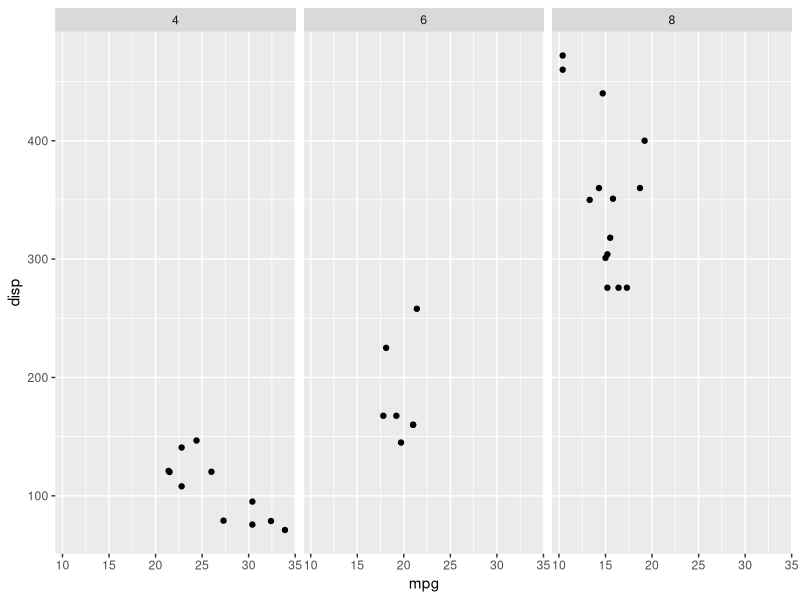
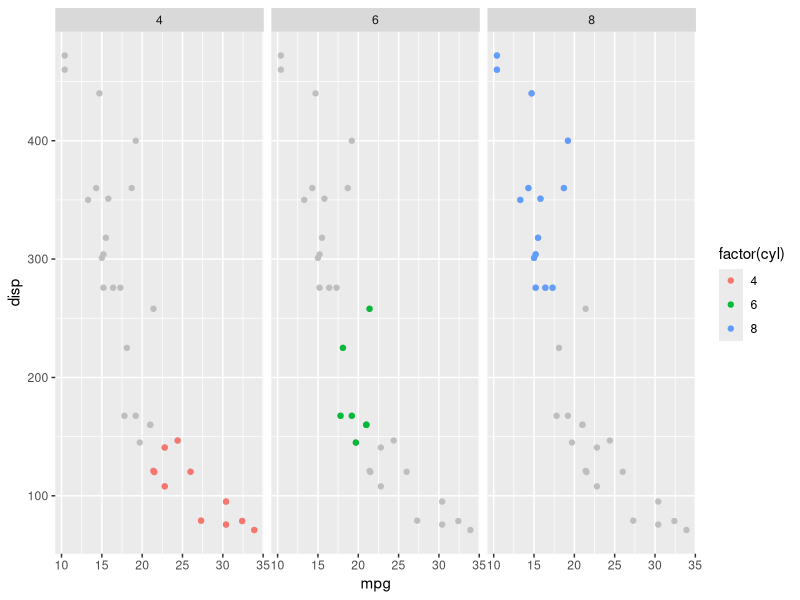
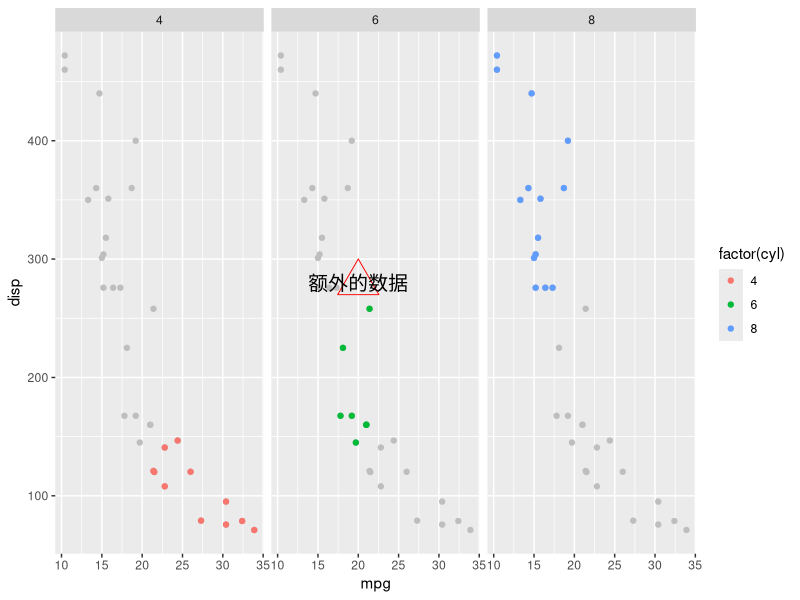
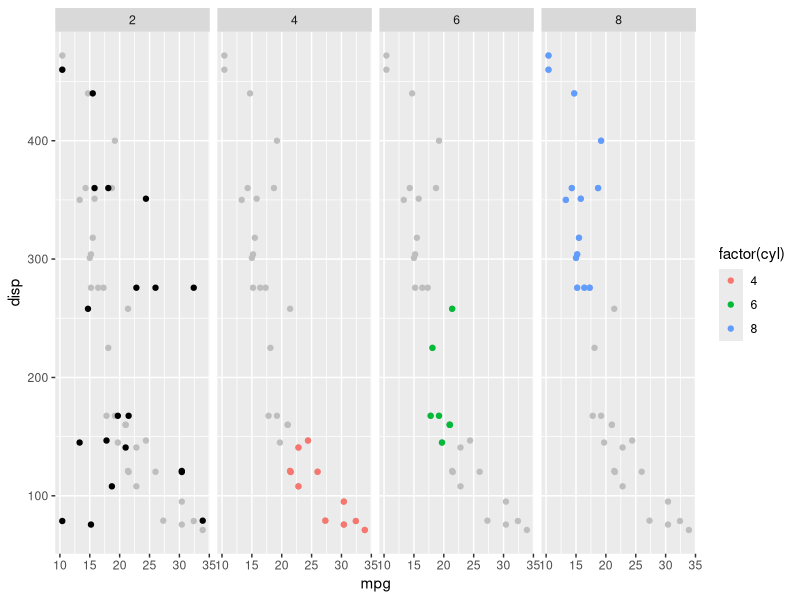
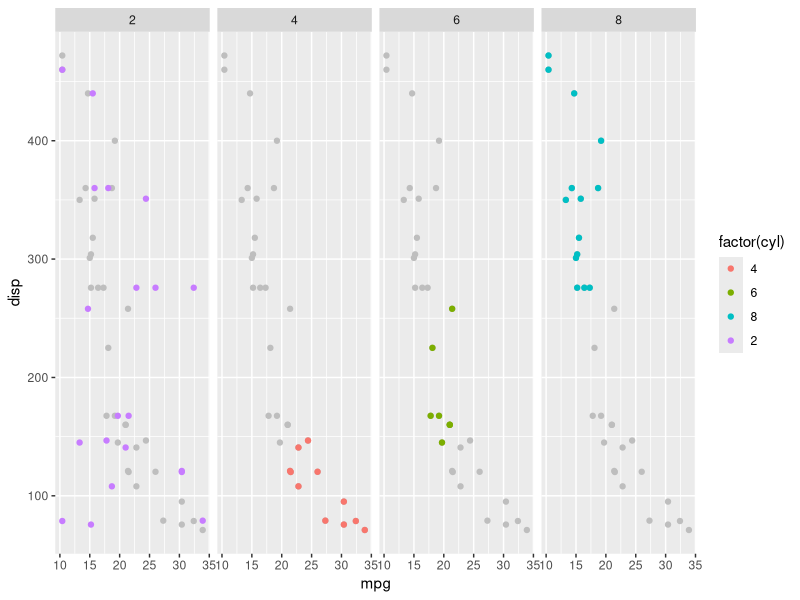
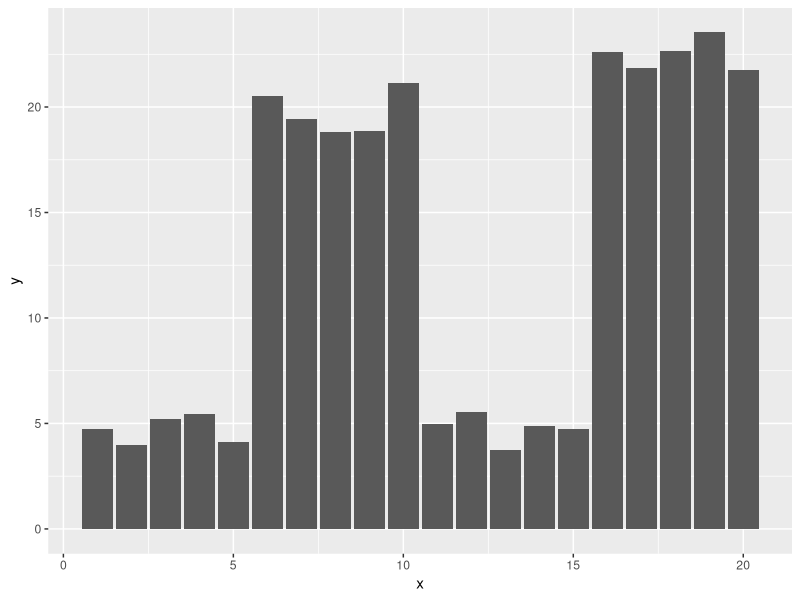
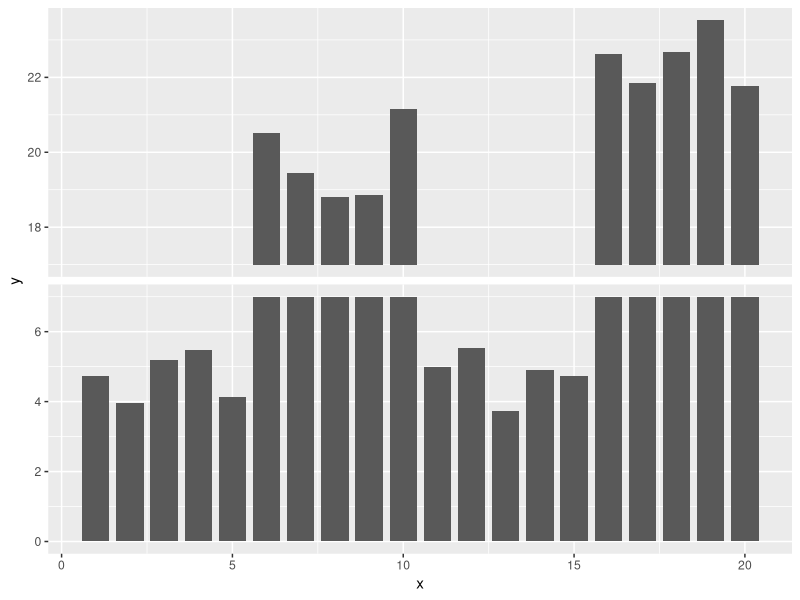

R code for these plots, in order:
## ---- chunk 1
library(ggplot2)
ggplot(mtcars, aes(mpg, disp)) + 
    geom_point() + facet_grid(. ~ cyl)
## ---- chunk 2
ggplot(mtcars, aes(mpg, disp)) + 
    geom_point(data = mtcars[, -2], color = 'grey') + 
    geom_point(aes(color = factor(cyl))) + facet_grid(. ~ cyl)
## ---- chunk 3
d <- data.frame(mpg=20, disp=280, cyl=6, label="额外的数据")

ggplot(mtcars, aes(mpg, disp)) + 
    geom_point(data = mtcars[, -2], color = 'grey') + 
    geom_point(aes(color = factor(cyl))) + facet_grid(. ~ cyl) +
    geom_point(data = d, shape = 2, size=10, color = 'red') +
    geom_text(aes(label=label), data = d, size=5)
## ---- chunk 4
d <- data.frame(mpg=sample(mtcars$mpg, 20), 
                disp=sample(mtcars$disp, 20), 
                cyl=2)

ggplot(mtcars, aes(mpg, disp)) + 
    geom_point(data = mtcars[, -2], color = 'grey') + 
    geom_point(aes(color = factor(cyl))) + facet_grid(. ~ cyl) +
    geom_point(data = d)
## ---- chunk 5
ggplot(mtcars, aes(mpg, disp)) + 
    geom_point(data = mtcars[, -2], color = 'grey') + 
    geom_point() + facet_grid(. ~ cyl) +
    geom_point(data = d) + aes(color = factor(cyl))
## ---- chunk 6
set.seed(2019-01-19)
d <- data.frame(
    x = 1:20, 
    y = c(rnorm(5) + 4, rnorm(5) + 20, rnorm(5) + 5, rnorm(5) + 22)
)

ggplot(d, aes(x, y)) + geom_col()
## ---- chunk 7
library(dplyr)

breaks = c(7, 17)
d$.type <- NA
d$.type[d$y < breaks[1]] = "small"
d$.type[d$y > breaks[2]] = "big"

d <- filter(d, .type == 'big') %>% 
    mutate(.type = "small", y = breaks[1]) %>% 
    bind_rows(d)

mymin = function(y) ifelse(y <= breaks[1], 0, breaks[2])               
p <- ggplot(d, aes(x, y)) + 
    geom_rect(aes(xmin = x - .4, xmax = x + .4, ymin = mymin(y), ymax = y)) +
    facet_grid(.type ~ ., scales = "free") + 
    theme(strip.text=element_blank())
p
